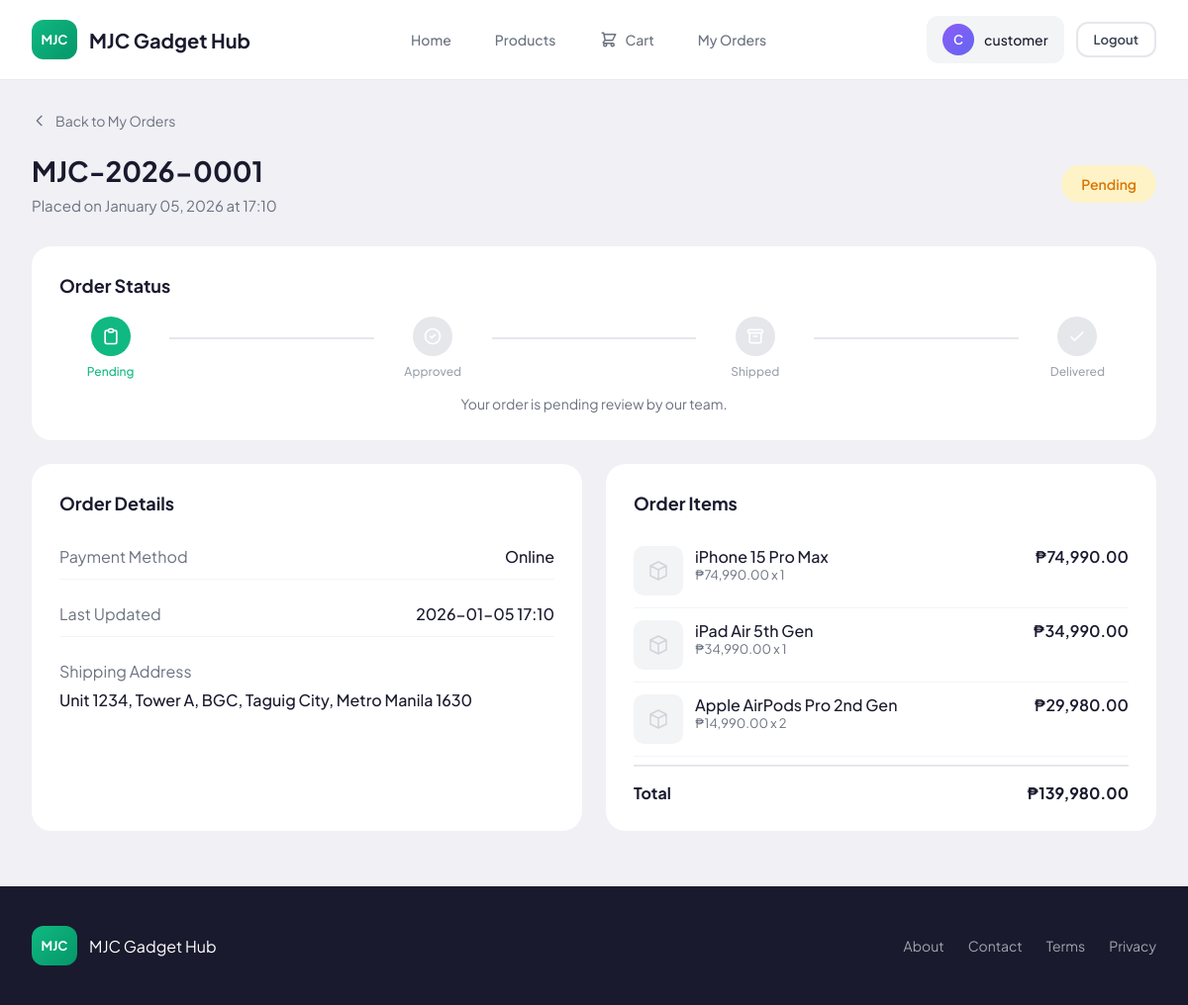
Screenshot of /orders/1 (signed in) with the database file from the repository.
### app/models.py (models this page shows, shortened)
class User(UserMixin, db.Model):
    __tablename__ = 'user'
    id = db.Column(db.Integer, primary_key=True)
    email = db.Column(db.String(120), unique=True, nullable=False, index=True)
    username = db.Column(db.String(80), unique=True, nullable=False, index=True)
    password_hash = db.Column(db.String(256), nullable=False)
    is_admin = db.Column(db.Boolean, default=False, nullable=False)
    is_active_account = db.Column(db.Boolean, default=True, nullable=False)
    created_at = db.Column(db.DateTime, default=datetime.utcnow, nullable=False)
    orders = db.relationship('Order', backref='customer', lazy='dynamic', cascade='all, delete-orphan')

class Order(db.Model):
    __tablename__ = 'order'
    id = db.Column(db.Integer, primary_key=True)
    user_id = db.Column(db.Integer, db.ForeignKey('user.id', ondelete='CASCADE'), nullable=False, index=True)
    status = db.Column(db.String(20), default='Pending', nullable=False, index=True)
    decline_reason = db.Column(db.Text)
    payment_method = db.Column(db.String(50), nullable=False)
    payment_proof = db.Column(db.String(255))
    total_amount = db.Column(db.Float, default=0, nullable=False)
    shipping_address = db.Column(db.Text, nullable=False)
    created_at = db.Column(db.DateTime, default=datetime.utcnow, nullable=False, index=True)
    updated_at = db.Column(db.DateTime, default=datetime.utcnow, onupdate=datetime.utcnow, nullable=False)
    items = db.relationship('OrderItem', backref='order', lazy='dynamic', cascade='all, delete-orphan')

class OrderItem(db.Model):
    __tablename__ = 'order_item'
    id = db.Column(db.Integer, primary_key=True)
    order_id = db.Column(db.Integer, db.ForeignKey('order.id', ondelete='CASCADE'), nullable=False, index=True)
    product_id = db.Column(db.Integer, db.ForeignKey('product.id', ondelete='SET NULL'), nullable=False)
    product_name = db.Column(db.String(200), nullable=False)
    quantity = db.Column(db.Integer, default=1, nullable=False)
    price = db.Column(db.Float, nullable=False)
    product = db.relationship('Product')

### app/routes/customer.py (the view)
@bp.route('/orders/<int:id>')
@login_required
def order_detail(id):
    order = Order.query.get_or_404(id)
    if order.user_id != current_user.id and not current_user.is_admin:
        flash('Unauthorized access to this order', 'error')
        return redirect(url_for('customer.orders'))
    return render_template('customer/order_detail.html', order=order)

### app/models.py (called while the page is built)
@login_manager.user_loader
def load_user(id):
    return User.query.get(int(id))

### app/templates/customer/order_detail.html (shortened to what this page needs)
{% extends "customer/base.html" %}
{% block content %}
<a href="{{ url_for('customer.orders') }}" class="back-link">
    <svg xmlns="http://www.w3.org/2000/svg" fill="none" viewBox="0 0 24 24" stroke="currentColor">
        <path stroke-linecap="round" stroke-linejoin="round" stroke-width="2" d="M15 19l-7-7 7-7" />
    </svg>
    Back to My Orders
</a>
<div class="page-header" style="display:flex;justify-content:space-between;align-items:center;">
    <div>
        <h1 class="page-title">MJC-{{ order.created_at.strftime('%Y') }}-{{ '%04d'|format(order.id) }}</h1>
        <p class="page-subtitle">Placed on {{ order.created_at.strftime('%B %d, %Y at %H:%M') }}</p>
    </div>
    <span class="status-badge {{ order.status|lower }}" style="font-size:14px;padding:10px 20px;">{{ order.status }}</span>
</div>
<div class="form-section" style="margin-bottom:24px;">
    <h3 class="form-section-title">Order Status</h3>
    <div style="display:flex;gap:8px;margin-top:16px;">
        <div style="flex:1;text-align:center;">
            <div style="width:40px;height:40px;border-radius:50%;background:{% if order.status in ['Pending', 'Approved', 'Shipped', 'Delivered'] %}#10b981{% else %}#e5e7eb{% endif %};color:white;display:flex;align-items:center;justify-content:center;margin:0 auto 8px;">
            </div>
            <div style="font-size:12px;font-weight:500;color:{% if order.status in ['Pending', 'Approved', 'Shipped', 'Delivered'] %}#10b981{% else %}#9ca3af{% endif %};">Pending</div>
        </div>
        <div style="flex:2;display:flex;align-items:center;margin-bottom:20px;">
            <div style="height:2px;flex:1;background:{% if order.status in ['Approved', 'Shipped', 'Delivered'] %}#10b981{% else %}#e5e7eb{% endif %};"></div>
        </div>
        <div style="flex:1;text-align:center;">
            <div style="width:40px;height:40px;border-radius:50%;background:{% if order.status in ['Approved', 'Shipped', 'Delivered'] %}#10b981{% else %}#e5e7eb{% endif %};color:white;display:flex;align-items:center;justify-content:center;margin:0 auto 8px;">
                <svg xmlns="http://www.w3.org/2000/svg" fill="none" viewBox="0 0 24 24" stroke="currentColor" width="20" height="20">
                    <path stroke-linecap="round" stroke-linejoin="round" stroke-width="2" d="M9 12l2 2 4-4m6 2a9 9 0 11-18 0 9 9 0 0118 0z" />
                </svg>
            </div>
            <div style="font-size:12px;font-weight:500;color:{% if order.status in ['Approved', 'Shipped', 'Delivered'] %}#10b981{% else %}#9ca3af{% endif %};">Approved</div>
        </div>
        <div style="flex:2;display:flex;align-items:center;margin-bottom:20px;">
            <div style="height:2px;flex:1;background:{% if order.status in ['Shipped', 'Delivered'] %}#10b981{% else %}#e5e7eb{% endif %};"></div>
        </div>
        <div style="flex:1;text-align:center;">
            <div style="width:40px;height:40px;border-radius:50%;background:{% if order.status in ['Shipped', 'Delivered'] %}#10b981{% else %}#e5e7eb{% endif %};color:white;display:flex;align-items:center;justify-content:center;margin:0 auto 8px;">
                <svg xmlns="http://www.w3.org/2000/svg" fill="none" viewBox="0 0 24 24" stroke="currentColor" width="20" height="20">
                    <path stroke-linecap="round" stroke-linejoin="round" stroke-width="2" d="M5 8h14M5 8a2 2 0 110-4h14a2 2 0 110 4M5 8v10a2 2 0 002 2h10a2 2 0 002-2V8m-9 4h4" />
                </svg>
            </div>
            <div style="font-size:12px;font-weight:500;color:{% if order.status in ['Shipped', 'Delivered'] %}#10b981{% else %}#9ca3af{% endif %};">Shipped</div>
        </div>
        <div style="flex:2;display:flex;align-items:center;margin-bottom:20px;">
            <div style="height:2px;flex:1;background:{% if order.status == 'Delivered' %}#10b981{% else %}#e5e7eb{% endif %};"></div>
        </div>
        <div style="flex:1;text-align:center;">
            <div style="width:40px;height:40px;border-radius:50%;background:{% if order.status == 'Delivered' %}#10b981{% else %}#e5e7eb{% endif %};color:white;display:flex;align-items:center;justify-content:center;margin:0 auto 8px;">
                <svg xmlns="http://www.w3.org/2000/svg" fill="none" viewBox="0 0 24 24" stroke="currentColor" width="20" height="20">
                    <path stroke-linecap="round" stroke-linejoin="round" stroke-width="2" d="M5 13l4 4L19 7" />
                </svg>
            </div>
            <div style="font-size:12px;font-weight:500;color:{% if order.status == 'Delivered' %}#10b981{% else %}#9ca3af{% endif %};">Delivered</div>
        </div>
    </div>
    <p style="text-align:center;color:#6b7280;font-size:14px;margin-top:16px;">
        {% if order.status == 'Pending' %}
        Your order is pending review by our team.
        {% elif order.status == 'Approved' %}
        Your order has been approved and is being prepared for shipping.
        {% elif order.status == 'Shipped' %}
        Your order is on its way! It should arrive soon.
        {% elif order.status == 'Delivered' %}
        Your order has been delivered. Thank you for shopping with us!
        {% elif order.status == 'Declined' %}
        Your order was declined. Please contact support if you have questions.
        {% endif %}
    </p>
</div>
<div style="display:grid;grid-template-columns:1fr 1fr;gap:24px;">
    <div class="form-section">
        <h3 class="form-section-title">Order Details</h3>
        <div style="display:flex;flex-direction:column;gap:12px;">
            <div style="display:flex;justify-content:space-between;padding:12px 0;border-bottom:1px solid #f3f4f6;">
                <span style="color:#6b7280;">Payment Method</span>
                <span style="font-weight:500;">{{ order.payment_method }}</span>
            </div>
            <div style="display:flex;justify-content:space-between;padding:12px 0;border-bottom:1px solid #f3f4f6;">
                <span style="color:#6b7280;">Last Updated</span>
                <span style="font-weight:500;">{{ order.updated_at.strftime('%Y-%m-%d %H:%M') }}</span>
            </div>
            <div style="padding:12px 0;">
                <span style="color:#6b7280;display:block;margin-bottom:8px;">Shipping Address</span>
                <span style="font-weight:500;">{{ order.shipping_address or 'N/A' }}</span>
            </div>
        </div>
    </div>
    <div class="form-section">
        <h3 class="form-section-title">Order Items</h3>
        {% for item in order.items %}
        <div style="display:flex;gap:12px;padding:12px 0;border-bottom:1px solid #f3f4f6;">
            <div style="width:50px;height:50px;background:#f3f4f6;border-radius:10px;display:flex;align-items:center;justify-content:center;overflow:hidden;">
                {% if item.product and item.product.image %}
                <img src="{{ url_for('static', filename='uploads/' + item.product.image) }}" alt="{{ item.product_name }}" style="width:100%;height:100%;object-fit:cover;">
                {% else %}
                <svg xmlns="http://www.w3.org/2000/svg" fill="none" viewBox="0 0 24 24" stroke="#d1d5db" width="24" height="24">
                    <path stroke-linecap="round" stroke-linejoin="round" stroke-width="1.5" d="M20 7l-8-4-8 4m16 0l-8 4m8-4v10l-8 4m0-10L4 7m8 4v10M4 7v10l8 4" />
                </svg>
                {% endif %}
            </div>
            <div style="flex:1;">
                <div style="font-weight:500;">{{ item.product_name }}</div>
                <div style="font-size:13px;color:#6b7280;">₱{{ "{:,.2f}".format(item.price) }} x {{ item.quantity }}</div>
            </div>
            <div style="font-weight:600;">₱{{ "{:,.2f}".format(item.price * item.quantity) }}</div>
        </div>
        {% endfor %}
        <div style="display:flex;justify-content:space-between;padding:16px 0 0;margin-top:8px;border-top:2px solid #e5e7eb;">
            <span style="font-weight:700;font-size:16px;">Total</span>
            <span style="font-weight:700;font-size:16px;">₱{{ "{:,.2f}".format(order.total_amount) }}</span>
        </div>
    </div>
</div>
{% endblock %}

### app/templates/customer/base.html (shortened to what this page needs)
<!DOCTYPE html>
<html lang="en">
<head>
    <link rel="stylesheet" href="{{ url_for('static', filename='css/customer.css') }}">
</head>
<body>
    <div class="store-container">
        <nav class="navbar">
            <a href="{{ url_for('customer.home') }}" class="nav-brand">
                <div class="brand-icon">MJC</div>
                <span class="brand-text">MJC Gadget Hub</span>
            </a>
            <div class="nav-links">
                <a href="{{ url_for('customer.home') }}" class="nav-link {% if request.endpoint == 'customer.home' %}active{% endif %}">Home</a>
                <a href="{{ url_for('customer.products') }}" class="nav-link {% if request.endpoint == 'customer.products' %}active{% endif %}">Products</a>
                {% if current_user.is_authenticated %}
                <a href="{{ url_for('customer.cart') }}" class="nav-link cart-link {% if request.endpoint == 'customer.cart' %}active{% endif %}">
                    Cart
                </a>
                <a href="{{ url_for('customer.orders') }}" class="nav-link {% if request.endpoint == 'customer.orders' %}active{% endif %}">My Orders</a>
                {% endif %}
            </div>
            <div class="nav-actions">
                {% if current_user.is_authenticated %}
                <div class="user-menu">
                    <div class="user-avatar-small">{{ current_user.username[0]|upper }}</div>
                    <span class="user-name">{{ current_user.username }}</span>
                </div>
                <a href="{{ url_for('auth.logout') }}" class="btn btn-outline" style="padding:8px 16px;font-size:13px;">Logout</a>
                {% else %}
                <a href="{{ url_for('auth.login') }}" class="btn btn-secondary" style="padding:10px 20px;">Login</a>
                <a href="{{ url_for('auth.register') }}" class="btn btn-primary" style="padding:10px 20px;">Sign Up</a>
                {% endif %}
            </div>
        </nav>
        <main class="main-content">
            {% block content %}{% endblock %}
        </main>
        <footer class="footer">
            <div class="footer-content">
                <div class="footer-brand">
                    <div class="brand-icon">MJC</div>
                    <span>MJC Gadget Hub</span>
                </div>
                <div class="footer-links">
                    <a href="#" class="footer-link">About</a>
                    <a href="#" class="footer-link">Contact</a>
                    <a href="#" class="footer-link">Terms</a>
                    <a href="#" class="footer-link">Privacy</a>
                </div>
            </div>
        </footer>
    </div>
</body>
</html>

### app/static/css/customer.css (style rules this page uses)
* { margin: 0; padding: 0; box-sizing: border-box; }
body { font-family: 'Plus Jakarta Sans', sans-serif; background-color: #f0f0f5; color: #1a1a2e; min-height: 100vh; }
a { text-decoration: none; color: inherit; }
.store-container { min-height: 100vh; display: flex; flex-direction: column; }
.navbar { background: #fff; padding: 16px 32px; display: flex; align-items: center; justify-content: space-between; border-bottom: 1px solid #e8e8ef; position: sticky; top: 0; z-index: 100; }
.nav-brand { display: flex; align-items: center; gap: 12px; }
.brand-icon { width: 46px; height: 40px; background: linear-gradient(135deg, #10b981 0%, #059669 100%); border-radius: 12px; display: flex; align-items: center; justify-content: center; color: white; font-weight: 700; font-size: 13px; }
.brand-text { font-weight: 700; font-size: 20px; color: #1a1a2e; }
.nav-links { display: flex; align-items: center; gap: 8px; }
.nav-link { padding: 10px 18px; border-radius: 10px; font-weight: 500; font-size: 14px; color: #6b7280; transition: all 0.2s; }
.nav-link.cart-link { display: flex; align-items: center; gap: 8px; }
.nav-actions { display: flex; align-items: center; gap: 12px; }
.user-menu { display: flex; align-items: center; gap: 10px; padding: 8px 16px; background: #f3f4f6; border-radius: 12px; }
.user-avatar-small { width: 32px; height: 32px; border-radius: 50%; background: linear-gradient(135deg, #8b5cf6 0%, #6366f1 100%); display: flex; align-items: center; justify-content: center; color: white; font-weight: 600; font-size: 13px; }
.user-name { font-weight: 500; font-size: 14px; color: #1a1a2e; }
.main-content { flex: 1; padding: 32px; max-width: 1400px; margin: 0 auto; width: 100%; }
.page-header { margin-bottom: 32px; }
.page-title { font-size: 28px; font-weight: 700; color: #1a1a2e; margin-bottom: 8px; }
.page-subtitle { font-size: 15px; color: #6b7280; }
.status-badge { display: inline-flex; padding: 6px 14px; border-radius: 20px; font-size: 12px; font-weight: 600; }
.status-badge.pending { background: #fef3c7; color: #d97706; }
.form-section { background: #fff; border-radius: 20px; padding: 28px; margin-bottom: 24px; }
.form-section-title { font-size: 18px; font-weight: 700; color: #1a1a2e; margin-bottom: 20px; }
.btn { display: inline-flex; align-items: center; justify-content: center; gap: 8px; padding: 12px 24px; border-radius: 12px; font-size: 14px; font-weight: 600; font-family: inherit; cursor: pointer; border: none; transition: all 0.2s; }
.btn-outline { background: transparent; border: 2px solid #e5e7eb; color: #374151; }
.back-link { display: inline-flex; align-items: center; gap: 8px; font-size: 14px; color: #6b7280; margin-bottom: 24px; }
.back-link svg { width: 16px; height: 16px; }
.footer { background: #1a1a2e; color: rgba(255,255,255,0.7); padding: 40px 32px; margin-top: auto; }
.footer-content { max-width: 1400px; margin: 0 auto; display: flex; justify-content: space-between; align-items: center; }
.footer-brand { display: flex; align-items: center; gap: 12px; color: white; }
.footer-links { display: flex; gap: 24px; }
.footer-link { font-size: 14px; color: rgba(255,255,255,0.6); transition: color 0.2s; }

### rows the page displays
User: username "C", username "customer"
Order: created_at "2026", id "0001", created_at "January 05, 2026 at 17:10", status "Pending", payment_method "Online", updated_at "2026-01-05 17:10", shipping_address "Unit 1234, Tower A, BGC, Taguig City, Metro Manila 1630", total_amount "139,980.00"
OrderItem: product_name "iPhone 15 Pro Max", price "74,990.00", quantity "1", item.price*item.quantity "74,990.00"
OrderItem: product_name "iPad Air 5th Gen", price "34,990.00", quantity "1", item.price*item.quantity "34,990.00"
OrderItem: product_name "Apple AirPods Pro 2nd Gen", price "14,990.00", quantity "2", item.price*item.quantity "29,980.00"
